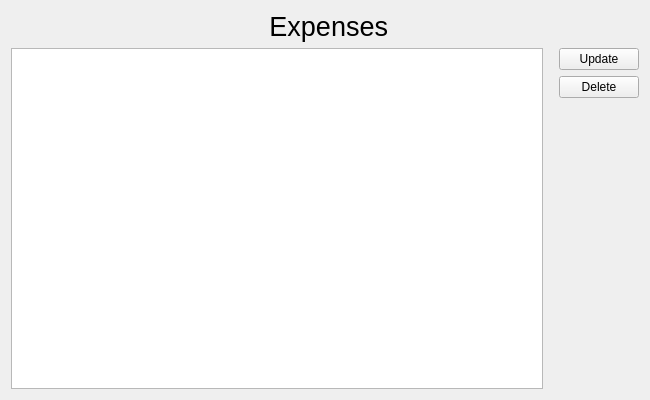
<?xml version="1.0" encoding="UTF-8"?>
<ui version="4.0">
 <class>ViewExpense</class>
 <widget class="QWidget" name="ViewExpense">
  <property name="geometry">
   <rect>
    <x>0</x>
    <y>0</y>
    <width>650</width>
    <height>400</height>
   </rect>
  </property>
  <property name="windowTitle">
   <string>Form</string>
  </property>
  <layout class="QGridLayout" name="gridLayout_2">
   <item row="1" column="1">
    <layout class="QGridLayout" name="gridLayout">
     <property name="leftMargin">
      <number>10</number>
     </property>
     <item row="0" column="0">
      <widget class="QPushButton" name="btnEdit">
       <property name="text">
        <string>Update</string>
       </property>
      </widget>
     </item>
     <item row="1" column="0">
      <widget class="QPushButton" name="btnDelete">
       <property name="text">
        <string>Delete</string>
       </property>
      </widget>
     </item>
     <item row="2" column="0">
      <spacer name="verticalSpacer">
       <property name="orientation">
        <enum>Qt::Vertical</enum>
       </property>
       <property name="sizeHint" stdset="0">
        <size>
         <width>20</width>
         <height>40</height>
        </size>
       </property>
      </spacer>
     </item>
    </layout>
   </item>
   <item row="1" column="0">
    <widget class="QTableView" name="tblExpense">
     <property name="selectionMode">
      <enum>QAbstractItemView::SingleSelection</enum>
     </property>
     <property name="selectionBehavior">
      <enum>QAbstractItemView::SelectRows</enum>
     </property>
     <attribute name="verticalHeaderVisible">
      <bool>false</bool>
     </attribute>
    </widget>
   </item>
   <item row="0" column="0" colspan="2">
    <widget class="QLabel" name="label">
     <property name="font">
      <font>
       <pointsize>20</pointsize>
      </font>
     </property>
     <property name="text">
      <string> Expenses</string>
     </property>
     <property name="alignment">
      <set>Qt::AlignCenter</set>
     </property>
    </widget>
   </item>
  </layout>
 </widget>
 <resources/>
 <connections/>
</ui>
